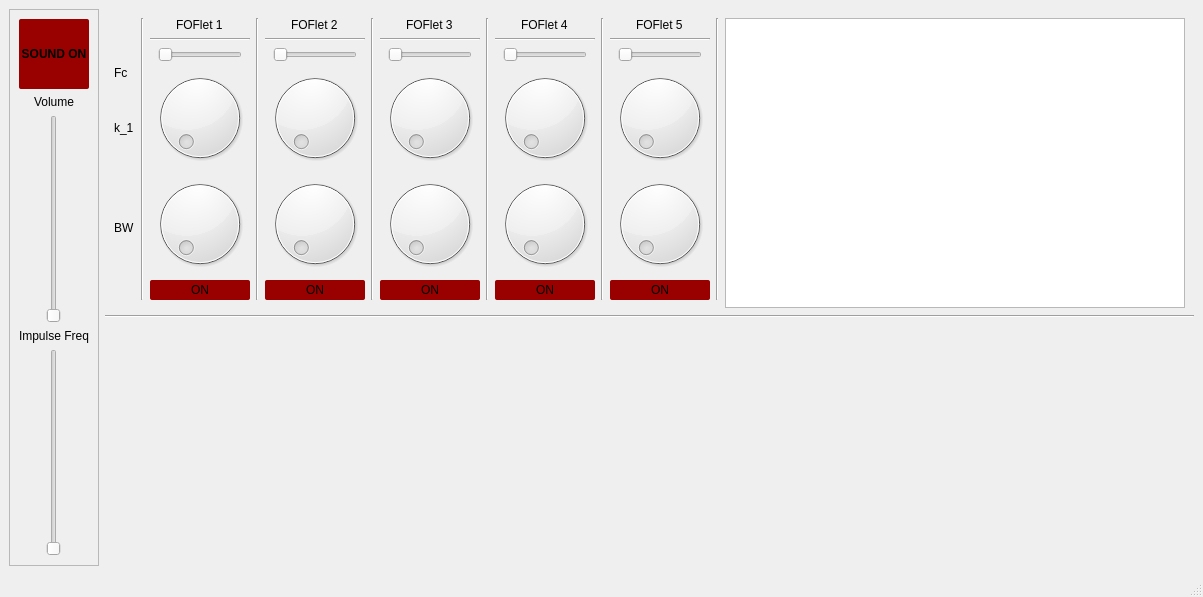
<?xml version="1.0" encoding="UTF-8"?>
<ui version="4.0">
 <class>MainWindow</class>
 <widget class="QMainWindow" name="MainWindow">
  <property name="geometry">
   <rect>
    <x>0</x>
    <y>0</y>
    <width>1203</width>
    <height>597</height>
   </rect>
  </property>
  <property name="windowTitle">
   <string>MainWindow</string>
  </property>
  <widget class="QWidget" name="centralwidget">
   <layout class="QGridLayout" name="gridLayout">
    <item row="0" column="0">
     <widget class="QFrame" name="frame">
      <property name="maximumSize">
       <size>
        <width>100</width>
        <height>16777215</height>
       </size>
      </property>
      <property name="frameShape">
       <enum>QFrame::StyledPanel</enum>
      </property>
      <property name="frameShadow">
       <enum>QFrame::Raised</enum>
      </property>
      <layout class="QGridLayout" name="gridLayout_2">
       <item row="0" column="0">
        <layout class="QVBoxLayout" name="verticalLayout_3">
         <property name="sizeConstraint">
          <enum>QLayout::SetNoConstraint</enum>
         </property>
         <item alignment="Qt::AlignHCenter">
          <widget class="QPushButton" name="main_enable_toggle">
           <property name="sizePolicy">
            <sizepolicy hsizetype="Minimum" vsizetype="Fixed">
             <horstretch>0</horstretch>
             <verstretch>0</verstretch>
            </sizepolicy>
           </property>
           <property name="minimumSize">
            <size>
             <width>70</width>
             <height>70</height>
            </size>
           </property>
           <property name="maximumSize">
            <size>
             <width>70</width>
             <height>70</height>
            </size>
           </property>
           <property name="font">
            <font>
             <pointsize>9</pointsize>
             <weight>75</weight>
             <bold>true</bold>
            </font>
           </property>
           <property name="styleSheet">
            <string notr="true">QPushButton {
	border-radius: 2px;
	background-color: #990000;
}</string>
           </property>
           <property name="text">
            <string>SOUND ON</string>
           </property>
           <property name="checkable">
            <bool>true</bool>
           </property>
           <property name="checked">
            <bool>true</bool>
           </property>
          </widget>
         </item>
         <item alignment="Qt::AlignHCenter">
          <widget class="QLabel" name="label_2">
           <property name="text">
            <string>Volume</string>
           </property>
          </widget>
         </item>
         <item alignment="Qt::AlignHCenter">
          <widget class="QSlider" name="Volume_Slider">
           <property name="maximum">
            <number>100</number>
           </property>
           <property name="singleStep">
            <number>1</number>
           </property>
           <property name="orientation">
            <enum>Qt::Vertical</enum>
           </property>
          </widget>
         </item>
         <item alignment="Qt::AlignHCenter">
          <widget class="QLabel" name="label">
           <property name="text">
            <string>Impulse Freq</string>
           </property>
          </widget>
         </item>
         <item alignment="Qt::AlignHCenter">
          <widget class="QSlider" name="Impulse_Slider">
           <property name="minimum">
            <number>50</number>
           </property>
           <property name="maximum">
            <number>250</number>
           </property>
           <property name="orientation">
            <enum>Qt::Vertical</enum>
           </property>
          </widget>
         </item>
        </layout>
       </item>
      </layout>
     </widget>
    </item>
    <item row="0" column="1">
     <layout class="QVBoxLayout" name="verticalLayout">
      <item>
       <widget class="QWidget" name="ControlWidget" native="true">
        <property name="minimumSize">
         <size>
          <width>0</width>
          <height>300</height>
         </size>
        </property>
        <property name="maximumSize">
         <size>
          <width>16777215</width>
          <height>300</height>
         </size>
        </property>
        <layout class="QHBoxLayout" name="horizontalLayout_6">
         <item>
          <layout class="QVBoxLayout" name="verticalLayout_8">
           <item>
            <spacer name="verticalSpacer">
             <property name="orientation">
              <enum>Qt::Vertical</enum>
             </property>
             <property name="sizeHint" stdset="0">
              <size>
               <width>20</width>
               <height>40</height>
              </size>
             </property>
            </spacer>
           </item>
           <item>
            <widget class="QLabel" name="label_8">
             <property name="text">
              <string>Fc</string>
             </property>
            </widget>
           </item>
           <item>
            <spacer name="verticalSpacer_4">
             <property name="orientation">
              <enum>Qt::Vertical</enum>
             </property>
             <property name="sizeType">
              <enum>QSizePolicy::Fixed</enum>
             </property>
             <property name="sizeHint" stdset="0">
              <size>
               <width>20</width>
               <height>35</height>
              </size>
             </property>
            </spacer>
           </item>
           <item>
            <widget class="QLabel" name="label_9">
             <property name="text">
              <string>k_1</string>
             </property>
            </widget>
           </item>
           <item>
            <spacer name="verticalSpacer_3">
             <property name="orientation">
              <enum>Qt::Vertical</enum>
             </property>
             <property name="sizeType">
              <enum>QSizePolicy::Fixed</enum>
             </property>
             <property name="sizeHint" stdset="0">
              <size>
               <width>20</width>
               <height>80</height>
              </size>
             </property>
            </spacer>
           </item>
           <item>
            <widget class="QLabel" name="label_10">
             <property name="text">
              <string>BW</string>
             </property>
            </widget>
           </item>
           <item>
            <spacer name="verticalSpacer_2">
             <property name="orientation">
              <enum>Qt::Vertical</enum>
             </property>
             <property name="sizeType">
              <enum>QSizePolicy::Fixed</enum>
             </property>
             <property name="sizeHint" stdset="0">
              <size>
               <width>20</width>
               <height>65</height>
              </size>
             </property>
            </spacer>
           </item>
          </layout>
         </item>
         <item>
          <widget class="Line" name="line_6">
           <property name="orientation">
            <enum>Qt::Vertical</enum>
           </property>
          </widget>
         </item>
         <item>
          <layout class="QVBoxLayout" name="verticalLayout_2">
           <item alignment="Qt::AlignHCenter">
            <widget class="QLabel" name="label_3">
             <property name="text">
              <string>FOFlet 1</string>
             </property>
            </widget>
           </item>
           <item>
            <widget class="Line" name="line_17">
             <property name="orientation">
              <enum>Qt::Horizontal</enum>
             </property>
            </widget>
           </item>
           <item alignment="Qt::AlignHCenter">
            <widget class="QSlider" name="f1_fc">
             <property name="maximum">
              <number>3500</number>
             </property>
             <property name="singleStep">
              <number>10</number>
             </property>
             <property name="pageStep">
              <number>200</number>
             </property>
             <property name="orientation">
              <enum>Qt::Horizontal</enum>
             </property>
            </widget>
           </item>
           <item alignment="Qt::AlignHCenter">
            <widget class="QDial" name="f1_k1">
             <property name="minimumSize">
              <size>
               <width>100</width>
               <height>100</height>
              </size>
             </property>
             <property name="maximumSize">
              <size>
               <width>100</width>
               <height>100</height>
              </size>
             </property>
             <property name="maximum">
              <number>99</number>
             </property>
            </widget>
           </item>
           <item alignment="Qt::AlignHCenter">
            <widget class="QDial" name="f1_bw">
             <property name="minimumSize">
              <size>
               <width>100</width>
               <height>100</height>
              </size>
             </property>
             <property name="maximumSize">
              <size>
               <width>100</width>
               <height>100</height>
              </size>
             </property>
             <property name="maximum">
              <number>200</number>
             </property>
            </widget>
           </item>
           <item>
            <layout class="QHBoxLayout" name="horizontalLayout">
             <item alignment="Qt::AlignHCenter">
              <widget class="QPushButton" name="f1_toggle">
               <property name="sizePolicy">
                <sizepolicy hsizetype="Fixed" vsizetype="Fixed">
                 <horstretch>0</horstretch>
                 <verstretch>0</verstretch>
                </sizepolicy>
               </property>
               <property name="minimumSize">
                <size>
                 <width>100</width>
                 <height>20</height>
                </size>
               </property>
               <property name="maximumSize">
                <size>
                 <width>100</width>
                 <height>20</height>
                </size>
               </property>
               <property name="styleSheet">
                <string notr="true">QPushButton {
	border-radius: 2px;
	background-color: #990000;
}
QPushButton:pressed {
    background-color: #FF0000;
}</string>
               </property>
               <property name="text">
                <string>ON</string>
               </property>
               <property name="checkable">
                <bool>true</bool>
               </property>
              </widget>
             </item>
            </layout>
           </item>
          </layout>
         </item>
         <item>
          <widget class="Line" name="line">
           <property name="orientation">
            <enum>Qt::Vertical</enum>
           </property>
          </widget>
         </item>
         <item>
          <layout class="QVBoxLayout" name="verticalLayout_4">
           <item alignment="Qt::AlignHCenter">
            <widget class="QLabel" name="label_4">
             <property name="text">
              <string>FOFlet 2</string>
             </property>
            </widget>
           </item>
           <item>
            <widget class="Line" name="line_18">
             <property name="orientation">
              <enum>Qt::Horizontal</enum>
             </property>
            </widget>
           </item>
           <item alignment="Qt::AlignHCenter">
            <widget class="QSlider" name="f2_fc">
             <property name="maximum">
              <number>3500</number>
             </property>
             <property name="singleStep">
              <number>10</number>
             </property>
             <property name="pageStep">
              <number>200</number>
             </property>
             <property name="orientation">
              <enum>Qt::Horizontal</enum>
             </property>
            </widget>
           </item>
           <item alignment="Qt::AlignHCenter">
            <widget class="QDial" name="f2_k1">
             <property name="minimumSize">
              <size>
               <width>100</width>
               <height>100</height>
              </size>
             </property>
             <property name="maximumSize">
              <size>
               <width>100</width>
               <height>100</height>
              </size>
             </property>
             <property name="maximum">
              <number>99</number>
             </property>
            </widget>
           </item>
           <item alignment="Qt::AlignHCenter">
            <widget class="QDial" name="f2_bw">
             <property name="minimumSize">
              <size>
               <width>100</width>
               <height>100</height>
              </size>
             </property>
             <property name="maximumSize">
              <size>
               <width>100</width>
               <height>100</height>
              </size>
             </property>
             <property name="maximum">
              <number>200</number>
             </property>
            </widget>
           </item>
           <item>
            <layout class="QHBoxLayout" name="horizontalLayout_2">
             <item alignment="Qt::AlignHCenter">
              <widget class="QPushButton" name="f2_toggle">
               <property name="sizePolicy">
                <sizepolicy hsizetype="Fixed" vsizetype="Fixed">
                 <horstretch>0</horstretch>
                 <verstretch>0</verstretch>
                </sizepolicy>
               </property>
               <property name="minimumSize">
                <size>
                 <width>100</width>
                 <height>20</height>
                </size>
               </property>
               <property name="maximumSize">
                <size>
                 <width>100</width>
                 <height>20</height>
                </size>
               </property>
               <property name="styleSheet">
                <string notr="true">QPushButton {
	border-radius: 2px;
	background-color: #990000;
}
QPushButton:pressed {
    background-color: #FF0000;
}</string>
               </property>
               <property name="text">
                <string>ON</string>
               </property>
               <property name="checkable">
                <bool>true</bool>
               </property>
              </widget>
             </item>
            </layout>
           </item>
          </layout>
         </item>
         <item>
          <widget class="Line" name="line_2">
           <property name="orientation">
            <enum>Qt::Vertical</enum>
           </property>
          </widget>
         </item>
         <item>
          <layout class="QVBoxLayout" name="verticalLayout_5">
           <item alignment="Qt::AlignHCenter">
            <widget class="QLabel" name="label_5">
             <property name="text">
              <string>FOFlet 3</string>
             </property>
            </widget>
           </item>
           <item>
            <widget class="Line" name="line_19">
             <property name="orientation">
              <enum>Qt::Horizontal</enum>
             </property>
            </widget>
           </item>
           <item alignment="Qt::AlignHCenter">
            <widget class="QSlider" name="f3_fc">
             <property name="maximum">
              <number>3500</number>
             </property>
             <property name="singleStep">
              <number>10</number>
             </property>
             <property name="pageStep">
              <number>200</number>
             </property>
             <property name="orientation">
              <enum>Qt::Horizontal</enum>
             </property>
            </widget>
           </item>
           <item alignment="Qt::AlignHCenter">
            <widget class="QDial" name="f3_k1">
             <property name="minimumSize">
              <size>
               <width>100</width>
               <height>100</height>
              </size>
             </property>
             <property name="maximumSize">
              <size>
               <width>100</width>
               <height>100</height>
              </size>
             </property>
            </widget>
           </item>
           <item alignment="Qt::AlignHCenter">
            <widget class="QDial" name="f3_bw">
             <property name="minimumSize">
              <size>
               <width>100</width>
               <height>100</height>
              </size>
             </property>
             <property name="maximumSize">
              <size>
               <width>100</width>
               <height>100</height>
              </size>
             </property>
             <property name="maximum">
              <number>200</number>
             </property>
            </widget>
           </item>
           <item>
            <layout class="QHBoxLayout" name="horizontalLayout_3">
             <item alignment="Qt::AlignHCenter">
              <widget class="QPushButton" name="f3_toggle">
               <property name="sizePolicy">
                <sizepolicy hsizetype="Fixed" vsizetype="Fixed">
                 <horstretch>0</horstretch>
                 <verstretch>0</verstretch>
                </sizepolicy>
               </property>
               <property name="minimumSize">
                <size>
                 <width>100</width>
                 <height>20</height>
                </size>
               </property>
               <property name="maximumSize">
                <size>
                 <width>100</width>
                 <height>20</height>
                </size>
               </property>
               <property name="styleSheet">
                <string notr="true">QPushButton {
	border-radius: 2px;
	background-color: #990000;
}
QPushButton:pressed {
    background-color: #FF0000;
}</string>
               </property>
               <property name="text">
                <string>ON</string>
               </property>
               <property name="checkable">
                <bool>true</bool>
               </property>
              </widget>
             </item>
            </layout>
           </item>
          </layout>
         </item>
         <item>
          <widget class="Line" name="line_3">
           <property name="orientation">
            <enum>Qt::Vertical</enum>
           </property>
          </widget>
         </item>
         <item>
          <layout class="QVBoxLayout" name="verticalLayout_6">
           <item alignment="Qt::AlignHCenter">
            <widget class="QLabel" name="label_6">
             <property name="text">
              <string>FOFlet 4</string>
             </property>
            </widget>
           </item>
           <item>
            <widget class="Line" name="line_20">
             <property name="orientation">
              <enum>Qt::Horizontal</enum>
             </property>
            </widget>
           </item>
           <item alignment="Qt::AlignHCenter">
            <widget class="QSlider" name="f4_fc">
             <property name="maximum">
              <number>3500</number>
             </property>
             <property name="singleStep">
              <number>10</number>
             </property>
             <property name="pageStep">
              <number>200</number>
             </property>
             <property name="orientation">
              <enum>Qt::Horizontal</enum>
             </property>
            </widget>
           </item>
           <item alignment="Qt::AlignHCenter">
            <widget class="QDial" name="f4_k1">
             <property name="minimumSize">
              <size>
               <width>100</width>
               <height>100</height>
              </size>
             </property>
             <property name="maximumSize">
              <size>
               <width>100</width>
               <height>100</height>
              </size>
             </property>
            </widget>
           </item>
           <item alignment="Qt::AlignHCenter">
            <widget class="QDial" name="f4_bw">
             <property name="minimumSize">
              <size>
               <width>100</width>
               <height>100</height>
              </size>
             </property>
             <property name="maximumSize">
              <size>
               <width>100</width>
               <height>100</height>
              </size>
             </property>
             <property name="maximum">
              <number>200</number>
             </property>
            </widget>
           </item>
           <item>
            <layout class="QHBoxLayout" name="horizontalLayout_4">
             <item alignment="Qt::AlignHCenter">
              <widget class="QPushButton" name="f4_toggle">
               <property name="sizePolicy">
                <sizepolicy hsizetype="Fixed" vsizetype="Fixed">
                 <horstretch>0</horstretch>
                 <verstretch>0</verstretch>
                </sizepolicy>
               </property>
               <property name="minimumSize">
                <size>
                 <width>100</width>
                 <height>20</height>
                </size>
               </property>
               <property name="maximumSize">
                <size>
                 <width>100</width>
                 <height>20</height>
                </size>
               </property>
               <property name="styleSheet">
                <string notr="true">QPushButton {
	border-radius: 2px;
	background-color: #990000;
}
QPushButton:pressed {
    background-color: #FF0000;
}</string>
               </property>
               <property name="text">
                <string>ON</string>
               </property>
               <property name="checkable">
                <bool>true</bool>
               </property>
              </widget>
             </item>
            </layout>
           </item>
          </layout>
         </item>
         <item>
          <widget class="Line" name="line_4">
           <property name="orientation">
            <enum>Qt::Vertical</enum>
           </property>
          </widget>
         </item>
         <item>
          <layout class="QVBoxLayout" name="verticalLayout_7">
           <item alignment="Qt::AlignHCenter">
            <widget class="QLabel" name="label_7">
             <property name="text">
              <string>FOFlet 5</string>
             </property>
            </widget>
           </item>
           <item>
            <widget class="Line" name="line_21">
             <property name="orientation">
              <enum>Qt::Horizontal</enum>
             </property>
            </widget>
           </item>
           <item alignment="Qt::AlignHCenter">
            <widget class="QSlider" name="f5_fc">
             <property name="maximum">
              <number>3500</number>
             </property>
             <property name="singleStep">
              <number>10</number>
             </property>
             <property name="pageStep">
              <number>200</number>
             </property>
             <property name="orientation">
              <enum>Qt::Horizontal</enum>
             </property>
            </widget>
           </item>
           <item alignment="Qt::AlignHCenter">
            <widget class="QDial" name="f5_k1">
             <property name="minimumSize">
              <size>
               <width>100</width>
               <height>100</height>
              </size>
             </property>
             <property name="maximumSize">
              <size>
               <width>100</width>
               <height>100</height>
              </size>
             </property>
            </widget>
           </item>
           <item alignment="Qt::AlignHCenter">
            <widget class="QDial" name="f5_bw">
             <property name="minimumSize">
              <size>
               <width>100</width>
               <height>100</height>
              </size>
             </property>
             <property name="maximumSize">
              <size>
               <width>100</width>
               <height>100</height>
              </size>
             </property>
             <property name="maximum">
              <number>200</number>
             </property>
            </widget>
           </item>
           <item>
            <layout class="QHBoxLayout" name="horizontalLayout_5">
             <item alignment="Qt::AlignHCenter">
              <widget class="QPushButton" name="f5_toggle">
               <property name="sizePolicy">
                <sizepolicy hsizetype="Fixed" vsizetype="Fixed">
                 <horstretch>0</horstretch>
                 <verstretch>0</verstretch>
                </sizepolicy>
               </property>
               <property name="minimumSize">
                <size>
                 <width>100</width>
                 <height>20</height>
                </size>
               </property>
               <property name="maximumSize">
                <size>
                 <width>100</width>
                 <height>20</height>
                </size>
               </property>
               <property name="styleSheet">
                <string notr="true">QPushButton {
	border-radius: 2px;
	background-color: #990000;
}
QPushButton:pressed {
    background-color: #FF0000;
}</string>
               </property>
               <property name="text">
                <string>ON</string>
               </property>
               <property name="checkable">
                <bool>true</bool>
               </property>
              </widget>
             </item>
            </layout>
           </item>
          </layout>
         </item>
         <item>
          <widget class="Line" name="line_5">
           <property name="orientation">
            <enum>Qt::Vertical</enum>
           </property>
          </widget>
         </item>
         <item>
          <widget class="QTextEdit" name="infoBox">
           <property name="minimumSize">
            <size>
             <width>300</width>
             <height>290</height>
            </size>
           </property>
           <property name="maximumSize">
            <size>
             <width>16777215</width>
             <height>290</height>
            </size>
           </property>
           <property name="styleSheet">
            <string notr="true">QTextEdit{
   white-space: nowrap;
	color: #FF0000;
	font: 63 10pt &quot;URW Gothic&quot;;
}</string>
           </property>
          </widget>
         </item>
        </layout>
       </widget>
      </item>
      <item>
       <widget class="Line" name="line_25">
        <property name="orientation">
         <enum>Qt::Horizontal</enum>
        </property>
       </widget>
      </item>
      <item>
       <widget class="QWidget" name="PlotWidget" native="true">
        <layout class="QGridLayout" name="gridLayout_5"/>
       </widget>
      </item>
     </layout>
    </item>
   </layout>
  </widget>
  <widget class="QMenuBar" name="menubar">
   <property name="geometry">
    <rect>
     <x>0</x>
     <y>0</y>
     <width>1203</width>
     <height>23</height>
    </rect>
   </property>
  </widget>
  <widget class="QStatusBar" name="statusbar"/>
 </widget>
 <resources/>
 <connections/>
</ui>
